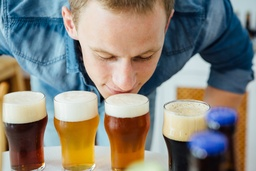
#> input picture images/beer.jpg, 256 x 171 px, shrunk from 1254 x 836 before the run
$ python main.py
#> lines starting #> are read from the running program, lines starting #| are printed output that depends on the picture
from PIL import Image
import os

# Маски для обнаружения линий
h10 = [[-1, -1, -1], [2, 2, 2], [-1, -1, -1]]
h11 = [[-1, -1, 2], [-1, 2, -1], [2, -1, -1]]
h12 = [[-1, 2, -1], [-1, 2, -1], [-1, 2, -1]]
h13 = [[2, -1, -1], [-1, 2, -1], [-1, -1, 2]]

# Градиентные маски для выделения

# Варианты масок для реализации оператора Лапласса
l1 = [[0, -1, 0], [-1, 4, -1], [0, -1, 0]]
l2 = [[-1, -1, -1], [-1, 8, -1], [-1, -1, -1]]
l3 = [[1, -2, 1], [-2, 4, -2], [1, -2, 1]]

# Варианты масок Робертса
h18 = [[1, 0], [0, -1]]
h19 = [[0, 1], [-1, 0]]

# Варианты масок Превита и Собела
h20 = [[-1, 0, 1], [-1, 0, 1], [-1, 0, 1]]
h21 = [[-1, -1, -1], [0, 0, 0], [1, 1, 1]]
h22 = [[-1, 0, 1], [-2, 0, 2], [-2, 0, 1]]
h23 = [[-1, -2, -1], [0, 0, 0], [1, 2, 1]]
h24 = [[0, 1, 1], [-1, 0, 1], [-1, -1, 0]]
h25 = [[-1, -1, 0], [-1, 0, 1], [0, 1, 1]]
h26 = [[0, 1, 2], [1, 0, 1], [-2, -1, 0]]
h27 = [[-2, -1, 0], [-1, 0, 1], [0, 1, 2]]

# Маски Кирша
h28 = [[-3, -3, 5], [-3, 0, 5], [-3, -3, 5]]
h29 = [[-3, 5, 5], [-3, 0, 5], [-3, -3, -3]]
h30 = [[5, 5, 5], [-3, 0, -3], [-3, -3, -3]]
h31 = [[5, 5, -3], [5, 0, -3], [-3, -3, -3]]
h32 = [[5, -3, -3], [5, 0, -3], [5, -3, -3]]
h33 = [[-3, -3, -3], [5, 0, -3], [5, 5, -3]]
h34 = [[-3, -3, -3], [-3, 0, -3], [5, 5, 5]]
h35 = [[-3, -3, -3], [-3, 0, 5], [-3, 5, 5]]


def get_mask_num(x, y, mask, pixel_map, width, height):
    result = 0
    for i in range(-1, len(mask) - 1):
        for j in range(-1, len(mask) - 1):
            if (x + j) < 0:
                continue
            if (x + j) >= width:
                continue
            if (y + i) < 0:
                continue
            if (y + i) >= height:
                continue

            result += pixel_map[(x + j, y + i)] * mask[i + 1][j + 1]
    return result


def main():
    image = Image.open('images/beer.jpg')
#> image is the input picture: PIL image 256x171 RGB; mean R, G, B 134, 130.9, 122.9
    image = image.convert("L")
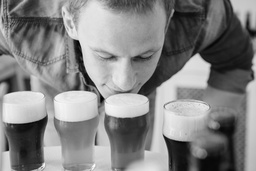
#> image: PIL image 256x171 L; min 1, max 253, mean 130.9
    pixel_map = image.load()
    width, height = image.size
#> width = 256; height = 171

    new_img = Image.new('RGB', (width, height), color=(0, 0, 0))
#> new_img: PIL image 256x171 RGB; every value is 0
    new_pixel_map = new_img.load()

    arr = []
    for i in range(width):
        arr.append([])
        for j in range(height):
            arr[i].append(max(abs(int(get_mask_num(i, j, h10, pixel_map, width, height))),
                              abs(int(get_mask_num(i, j, h11, pixel_map, width, height))),
                              abs(int(get_mask_num(i, j, h12, pixel_map, width, height))),
                              abs(int(get_mask_num(i, j, h13, pixel_map, width, height)))))

    max_val = -1
    for i in range(width):
        for j in range(height):
            if arr[i][j] > max_val:
                max_val = arr[i][j]

    for i in range(width):
        for j in range(height):
            a = round(arr[i][j] / max_val * 255)
            new_pixel_map[i, j] = (a, a, a)

    if not os.path.isdir('images_result'):
        os.makedirs('images_result')
    new_img.save("images_result/result.png")
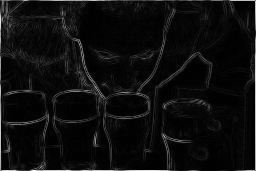
#> saved as result.png: PIL image 256x171 RGB; min 0, max 255, mean 13.6


if __name__ == '__main__':
    main()

$ run again, with images/EinsteinSmall.jpg copied over images/beer.jpg
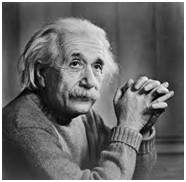
#> input picture images/EinsteinSmall.jpg, 186 x 182 px
#> in main, image is the input picture: PIL image 186x182 RGB; min 0, max 255, mean 104.6
#> image: PIL image 186x182 L
#> new_img: PIL image 186x182 RGB; every value is 0
#> in main, `new_img.save("images_result/result.png")`:
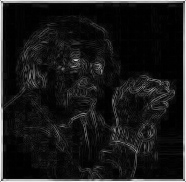
#> saved as result.png: PIL image 186x182 RGB; min 0, max 255, mean 25.4
